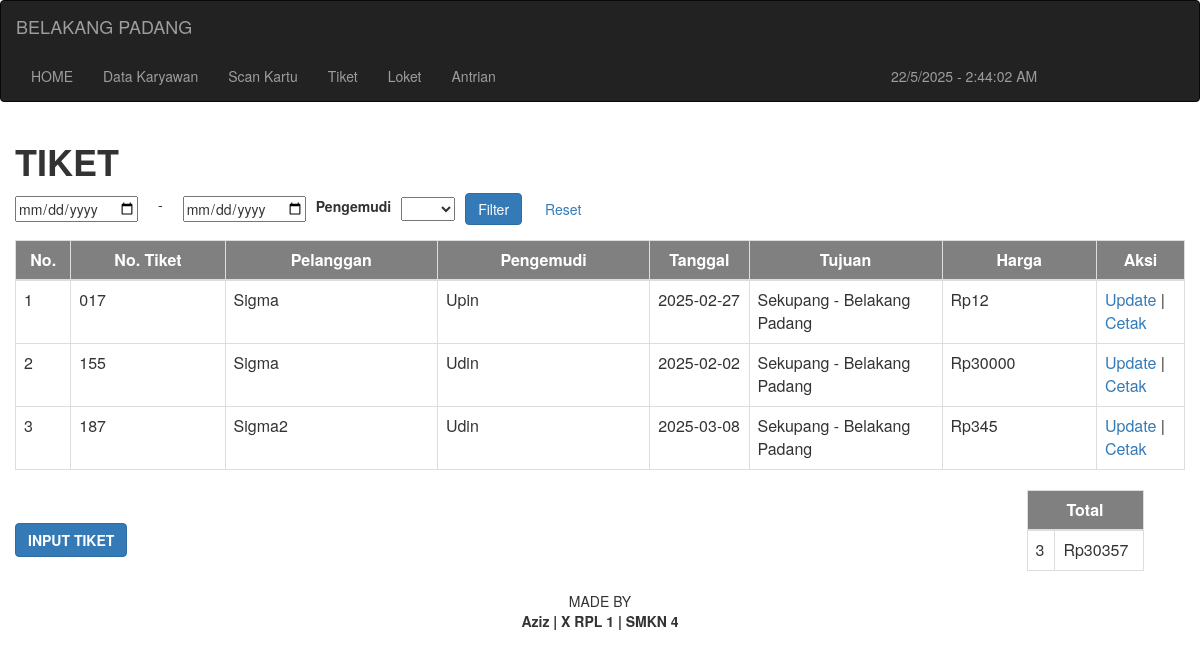
Screenshot of /tiket.php with the database file from the repository.
### tables this page shows
CREATE TABLE `pemesanan` (
  `id_tiket` int(255) NOT NULL,
  `tujuan` varchar(255) NOT NULL,
  `tanggal` date NOT NULL,
  `harga` int(255) NOT NULL,
  `pengemudi` varchar(255) NOT NULL,
  `pelanggan` varchar(255) NOT NULL
);

### tiket.php (the view, shortened to what this page needs)
<?php
include "koneksi.php";
$selected_date_from = isset($_GET['filter_from']) ? $_GET['filter_from'] : '';
$selected_date_to   = isset($_GET['filter_to']) ? $_GET['filter_to'] : '';
$sql_query = "SELECT * FROM pemesanan";
$sql = mysqli_query($konek, $sql_query);
?>
<!DOCTYPE html>
<html lang="en">
<head>
    <?php include "header.php"; ?>
</head>
<body onload=display_ct();>
    <?php include "menu.php"; ?>
    <div class="container-fluid">
        <h1><strong>TIKET</strong></h1>
        <form method="GET" action="">
            <div class="date">
                <input type="date" name="filter_from" value="<?php echo $selected_date_from; ?>" style="margin-right: 10px;">
                <p> - </p>
                <input type="date" name="filter_to" value="<?php echo $selected_date_to; ?>" style="margin-left: 10px;">
                <label>Pengemudi</label>
                <select name="pengemudi" id="pengemudi" onchange="updateSelectedText()" required>
                    <option value="0"></option>
                    <?php
                    include "koneksi.php";
                    $sql2 = mysqli_query($konek, "SELECT * FROM karyawan");
                    while ($data2 = mysqli_fetch_array($sql2)) {
                        echo "<option value='" . $data2['nama'] . "'>" . $data2['nama'] . "</option>";
                    }
                    ?>
                </select>
                <button type="submit" class="btn btn-primary" style="padding-bottom: 5px; padding-top: 5px;">Filter</button>
                <a href="tiket.php" class="btn btn-secondary">Reset</a>
            </div>
        </form>
        <table class="table table-bordered">
            <thead>
                <tr style="background-color: grey; color: white">
                    <th style="width: 10px; text-align: center">No.</th>
                    <th style="width: 120px; text-align: center">No. Tiket</th>
                    <th style="width: 165px; text-align: center">Pelanggan</th>
                    <th style="width: 165px; text-align: center">Pengemudi</th>
                    <th style="width: 70px; text-align: center">Tanggal</th>
                    <th style="width: 150px; text-align: center">Tujuan</th>
                    <th style="width: 120px; text-align: center">Harga</th>
                    <th style="width: 10px; text-align: center">Aksi</th>
                </tr>
            </thead>
            <tbody>
                <?php
                $no = 0;
                while ($data = mysqli_fetch_array($sql)) {
                    $no++;
                ?>
                    <tr>
                        <td><?php echo $no; ?></td>
                        <td>
                            <?php
                            $tt = "";
                            if ($data['id_tiket'] <= 10) {
                                $tt = "00";
                            } elseif ($data['id_tiket'] >= 10 && $data['id_tiket'] <= 100) {
                                $tt = "0";
                            }
                            ?>
                            <?php echo $tt, $data['id_tiket']; ?></td>
                        <td><?php echo $data['pelanggan']; ?></td>
                        <td><?php echo $data['pengemudi']; ?></td>
                        <td><?php echo $data['tanggal']; ?></td>
                        <td><?php echo $data['tujuan']; ?></td>
                        <td>Rp<?php echo $data['harga']; ?></td>
                        <td>
                            <a href="updTiket.php?id=<?php echo $data['id_tiket']; ?>">Update</a> |
                            <a href="cetakTiket.php?pengemudi=<?php echo urlencode($data['pengemudi']); ?>">Cetak</a>
                        </td>
                    </tr>
                <?php } ?>
            </tbody>
        </table>
        <div class="date">
            <a href="inputTiket.php" style="margin-right:38%"> <button class="btn btn-primary"><strong>INPUT TIKET</strong></button></a>
            <table class="table table-bordered" style="width: 10%; margin-left:38%">
                <thead>
                    <tr style="background-color: grey; color: white">
                        <th style="width: 10px; text-align: center" colspan="2">Total</th>
                    </tr>
                </thead>
                <?php
                $sql2 = mysqli_query($konek, $sql_query);
                ?>
                <tbody>
                    <?php
                    $no2 = 0;
                    $total = 0;
                    while ($data2 = mysqli_fetch_array($sql2)) {
                        $no2++;
                        $total += $data2['harga'];
                    } ?>
                    <tr>
                        <td><?php echo $no2; ?></td>
                        <td>Rp<?php echo $total ?></td>
                    </tr>
                </tbody>
            </table>
        </div>
    </div>
    <?php include "footer.php"; ?>
</body>
</html>

### header.php (shortened to what this page needs)
<link rel="stylesheet" type="text/css" href="css/bootstrap.min.css">

### menu.php (shortened to what this page needs)
<nav class="navbar navbar-inverse">
    <div class="container-fluid">
        <div class="navbar-header">
            <a href="#" class="navbar-brand">BELAKANG PADANG</a>
        </div>
        <ul class="nav navbar-nav">
            <li><a href="index.php">HOME</a></li>
            <li><button class="btnN col2" type="button" id="dropdownMenuButton" data-toggle="dropdown" aria-haspopup="true" aria-expanded="false">Data Karyawan</button>
            </li>
            <li><a href="scan.php">Scan Kartu</a></li>
            <li><a href="tiket.php">Tiket</a></li>
            <li><button class="btnN col2" type="button" id="dropdownMenuButton" data-toggle="dropdown" aria-haspopup="true" aria-expanded="false">Loket</button>
            </li>
            <li><button class="btnN col2" type="button" id="dropdownMenuButton" data-toggle="dropdown" aria-haspopup="true" aria-expanded="false">Antrian</button>
            </li>
            <li style="margin-left: 365px;">
                <a id='ct'></a>
            </li>
        </ul>
    </div>
</nav>

### footer.php
<div class="footer" style="text-align: center;">
    MADE BY <br>
    <strong>Aziz | X RPL 1 | SMKN 4 </strong>
</div>

### tiket.php (style rules this page uses)
.date { display: flex; align-items: center; gap: 10px; }

### menu.php (style rules this page uses)
.btnN { background: none; border: none; border: 0; padding: 15px; height: auto; background-color: transparent }
.col2 { color: #9d9d9d; }

### rows the page displays
pemesanan: id_tiket "0", id_tiket "17", pelanggan "Sigma", pengemudi "Upin", tanggal "2025-02-27", tujuan "Sekupang - Belakang Padang", harga "12"
pemesanan: id_tiket "155", pelanggan "Sigma", pengemudi "Udin", tanggal "2025-02-02", tujuan "Sekupang - Belakang Padang", harga "30000"
pemesanan: id_tiket "187", pelanggan "Sigma2", pengemudi "Udin", tanggal "2025-03-08", tujuan "Sekupang - Belakang Padang", harga "345"

### other values shown
$no2 "3"
$total "30357"
